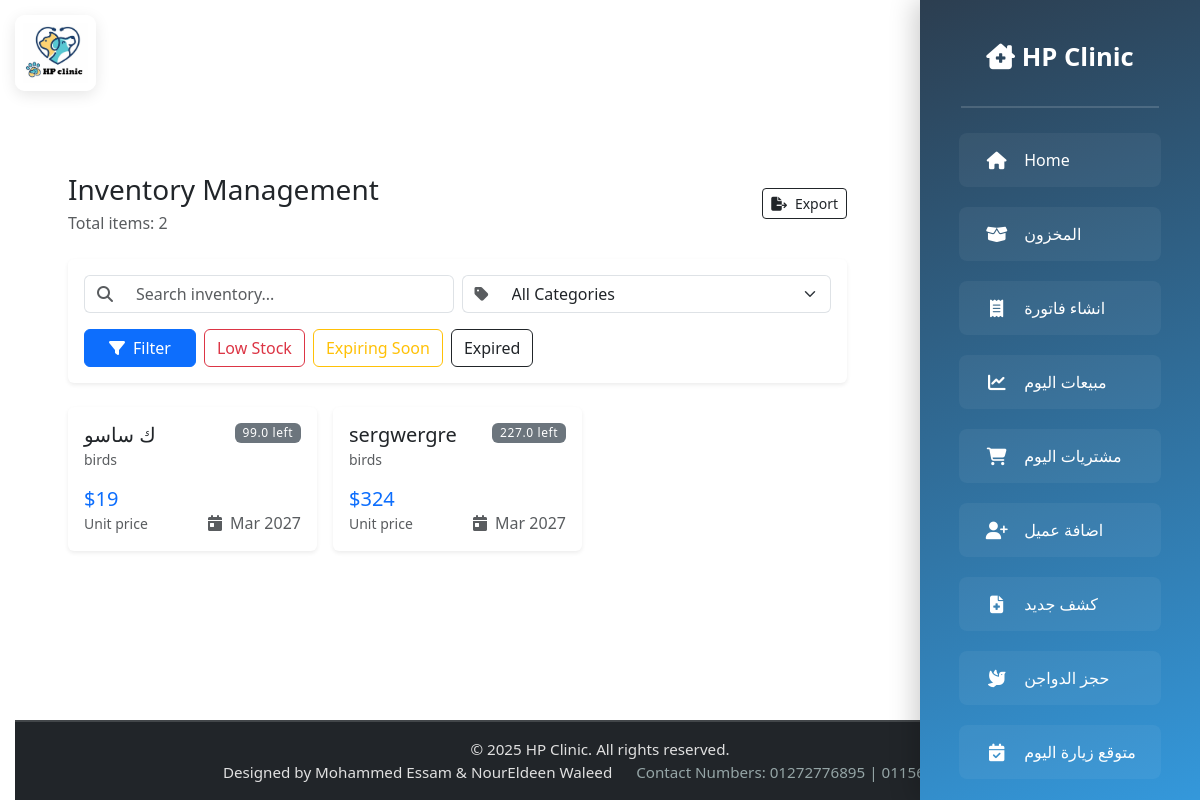
Screenshot of /prices/ (signed in) with the database file from the repository.
### prices/models.py (models this page shows, shortened)
class Item(models.Model):
    name = models.CharField(max_length=100)
    category = models.ForeignKey(Category, on_delete=models.CASCADE)
    price = models.IntegerField()
    quantity = models.FloatField()  # Changed to FloatField
    exp = models.DateField(default=datetime.date.today, null=True, blank=True)
    is_deleted = models.BooleanField(default=False)

class Category(models.Model):
    name = models.CharField(max_length=100, unique=True)

### vetlogin/views.py (the view, shortened to what this page needs)
# urls.py: path('prices/', views.prices, name='prices'),
@login_required
def prices(request):
    query = request.GET.get('search', '')
    query_category = request.GET.get('category', '')
    low_stock = request.GET.get('low_stock', '')
    sort_exp = request.GET.get('sort_exp', '')
    show_expired = request.GET.get('show_expired', '')
    today = now().date()  # Get today's date
    items = Item.objects.filter(is_deleted=False)
    if query:
        items = items.filter(name__icontains=query)
    if query_category:
        items = items.filter(category__name=query_category)
    if low_stock:
        items = items.filter(quantity__lt=5)
    if sort_exp:
        items = items.order_by('exp')
    if show_expired:
        items = items.filter(exp__lt=today)  # Filter only expired items
    categories = Category.objects.all()
    return render(request, 'pricespage/prices.html', {
        'items': items,
        'query': query,
        'query_category': query_category,
        'categories': categories,
        'today': today  # Send today's date to the template
    })

### templates/pricespage/prices.html (shortened to what this page needs)
{% extends 'base.html' %}
{% load static %}
{% block content %}
<div class="container-lg px-3 py-4">
    <div class="d-flex align-items-center justify-content-between mb-4">
        <div>
            <h1 class="h3 mb-1">Inventory Management</h1>
            <p class="text-muted mb-0">Total items: {{ items|length }}</p>
        </div>
        <a href="{% url 'download_price_list' %}" class="btn btn-sm btn-outline-dark">
            <i class="fas fa-file-export me-2"></i>Export
        </a>
    </div>
    <div class="card border-0 shadow-sm mb-4">
        <div class="card-body p-3">
            <form method="GET" action="{% url 'prices' %}" id="search-form">
                <div class="row g-2">
                    <div class="col-12 col-md-6">
                        <div class="input-group">
                            <span class="input-group-text bg-transparent border-end-0">
                                <i class="fas fa-search text-muted"></i>
                            </span>
                            <input type="text" name="search" value="{{ query }}"
                                   class="form-control border-start-0"
                                   placeholder="Search inventory...">
                        </div>
                    </div>
                    <div class="col-12 col-md-6">
                        <div class="input-group">
                            <span class="input-group-text bg-transparent border-end-0">
                                <i class="fas fa-tag text-muted"></i>
                            </span>
                            <select name="category" class="form-select border-start-0">
                                <option value="">All Categories</option>
                            </select>
                        </div>
                    </div>
                    <div class="col-12">
                        <div class="d-flex flex-wrap gap-2 mt-2">
                            <button type="submit" class="btn btn-primary px-4">
                                <i class="fas fa-filter me-2"></i>Filter
                            </button>
                            <div class="d-flex flex-wrap gap-2">
                                <a href="?low_stock=true" class="btn btn-outline-danger">
                                    Low Stock
                                </a>
                                <a href="?sort_exp=true" class="btn btn-outline-warning">
                                    Expiring Soon
                                </a>
                                <a href="?show_expired=true" class="btn btn-outline-dark">
                                    Expired
                                </a>
                            </div>
                        </div>
                    </div>
                </div>
            </form>
        </div>
    </div>
    <div class="row g-3" id="items-grid">
        {% if items %}
            {% for item in items %}
            <div class="col-12 col-md-6 col-lg-4">
                <div class="card h-100 shadow-sm border-0 {% if item.exp and item.exp < today %}expired-item{% endif %}">
                    <div class="card-body p-3">
                        <div class="d-flex justify-content-between align-items-start mb-2">
                            <div>
                                <h5 class="mb-0">
                                    {{ item.name }}
                                </h5>
                                <small class="text-muted">{{ item.category.name }}</small>
                            </div>
                            <span class="badge {% if item.quantity < 5 %}bg-danger{% else %}bg-secondary{% endif %}">
                                {{ item.quantity }} left
                            </span>
                        </div>
                        <div class="d-flex justify-content-between align-items-end mt-3">
                            <div>
                                <div class="h5 mb-0 text-primary">${{ item.price }}</div>
                                <small class="text-muted">Unit price</small>
                            </div>
                            <div class="text-end">
                                {% if item.exp %}
                                <div class="text-sm {% if item.exp < today %}text-danger{% else %}text-muted{% endif %}">
                                    <i class="fas fa-calendar-day me-1"></i>
                                    {{ item.exp|date:"M Y" }}
                                </div>
                                {% else %}
                                <div class="text-muted">No expiry</div>
                                {% endif %}
                            </div>
                        </div>
                    </div>
                </div>
            </div>
            {% endfor %}
        {% endif %}
    </div>
</div>
{% endblock %}

### templates/base.html (style rules this page uses)
html, body { height: 100%; overflow-x: hidden; font-family: 'Segoe UI', Tahoma, Geneva, Verdana, sans-serif; }

### templates/pricespage/prices.html (style rules this page uses)
.card { transition: transform 0.2s ease, box-shadow 0.2s ease; border: 1px solid rgba(0,0,0,0.075); }
.badge { font-weight: 500; letter-spacing: 0.05em; }

### rows the page displays
Item: name "ك ساسو", category.name "birds", quantity "99.0", price "19", exp "Mar 2027"
Item: name "sergwergre", category.name "birds", quantity "227.0", price "324", exp "Mar 2027"

### other values shown
{{ items|length }} "2"
